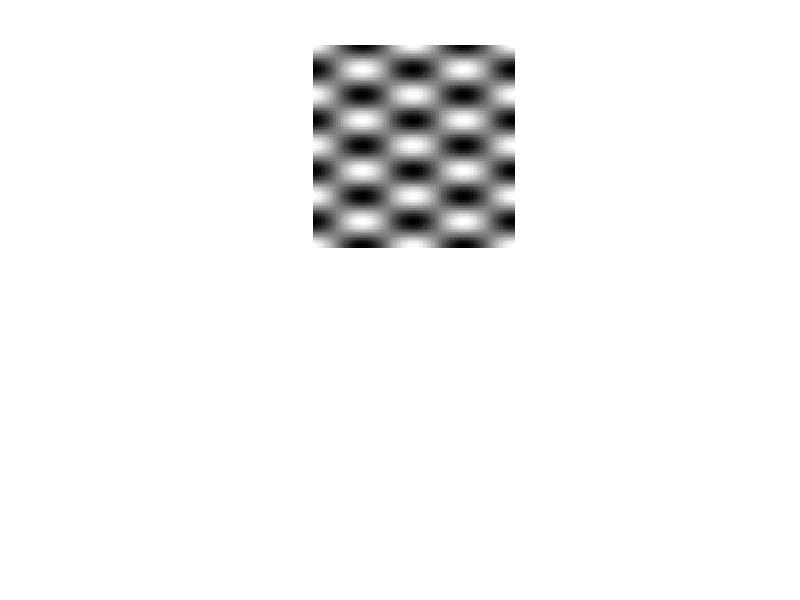

Write the MATLAB code that produced this figure. (Note: this script raises an error after producing the figure.)
% ERR041 Laasperiod 1 00/01
% John Conway
% 
%
clear
clf;
for i=1:128
for j=1:128
  fcos1(i,j) = cos(2*pi*i/32) * cos(2*pi*j/64); 
%  fcos2(i,j) = cos(0.6123*pi+(2*pi*i/32)) * cos(0.324*pi+(2*pi*j/64)); 
  fcos2(i,j) = cos(2*pi*i/32.3) * cos(2*pi*j/64.3); 
end
end
%
subplot(2,1,1);
imshow(fcos1,[-1 1]);colorbar('horiz');title('cos(2*pi*i/32) * cos(2*pi*j/64); ');
%
%
% subplot(2,2,2);
% colormap(gray);
% imshow(fc1,[0 1]);colorbar('horiz');title('FT Amplitude') 
%
% subplot(2,2,3);
% imshow(fcos2,[-1 1]);colorbar('horiz');title('An Aperiodic Function');
% pause;
%
%
% subplot(2,2,4);
% colormap(gray);
% imshow(fc2,[0 1]);colorbar('horiz');title('FT Amplitude') 
% pause;
% clf;
%
subplot(2,1,2);
imshow(fcos2,[-1 1]);colorbar('horiz');title('cos(2*pi*i/32.3)*cos(2*pi*j/64.3)');
%
%
% subplot(2,2,4);
% colormap(gray);
% imshow(fc3,[0 1]);colorbar('horiz');title('FT Amplitude') 
% pause;
%
whos
disp('Take the centered  DFT of the two functions fcos1 and fcos2')
disp('what do you expect in each case?')





